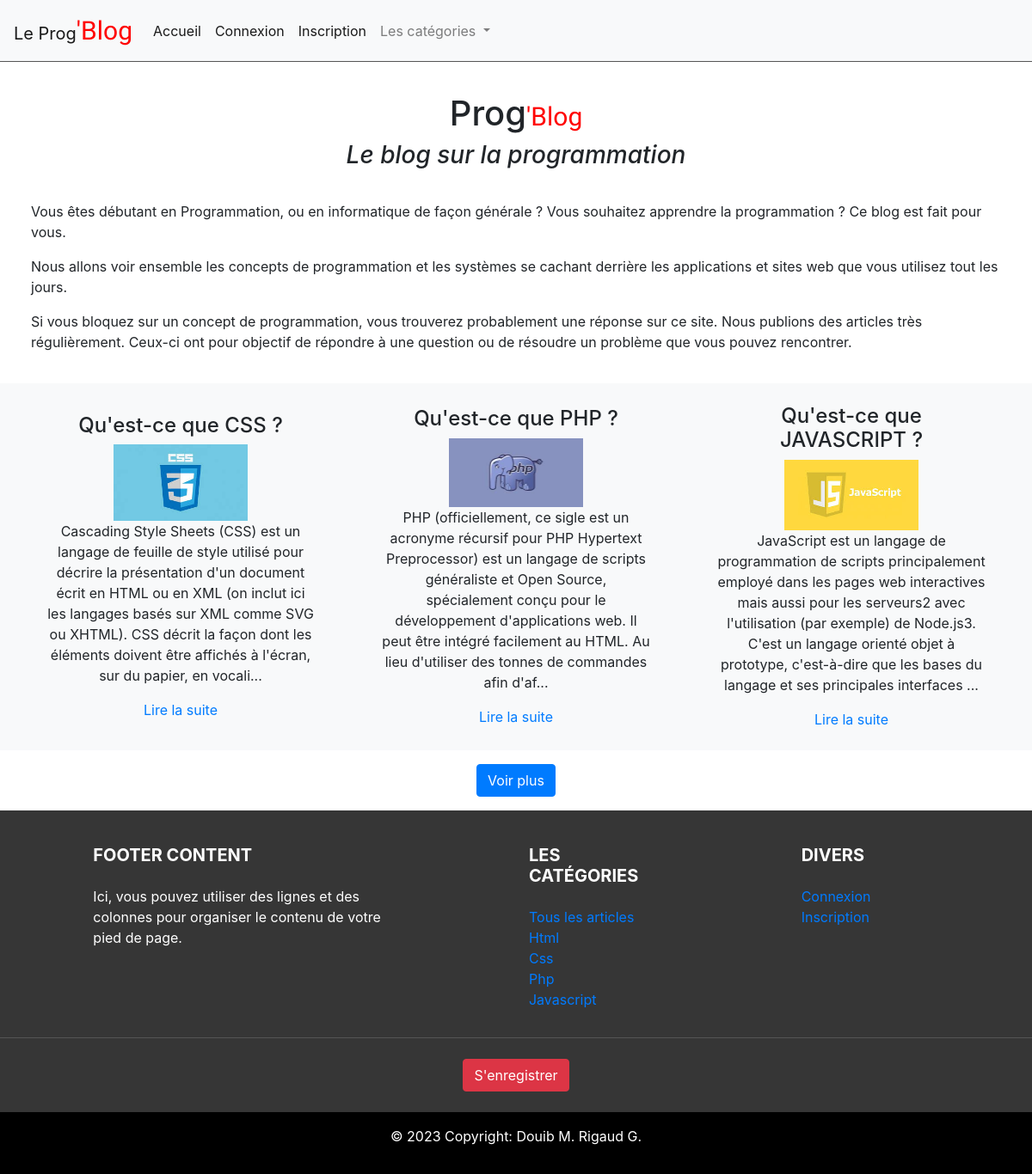
Before: / with the older database file.
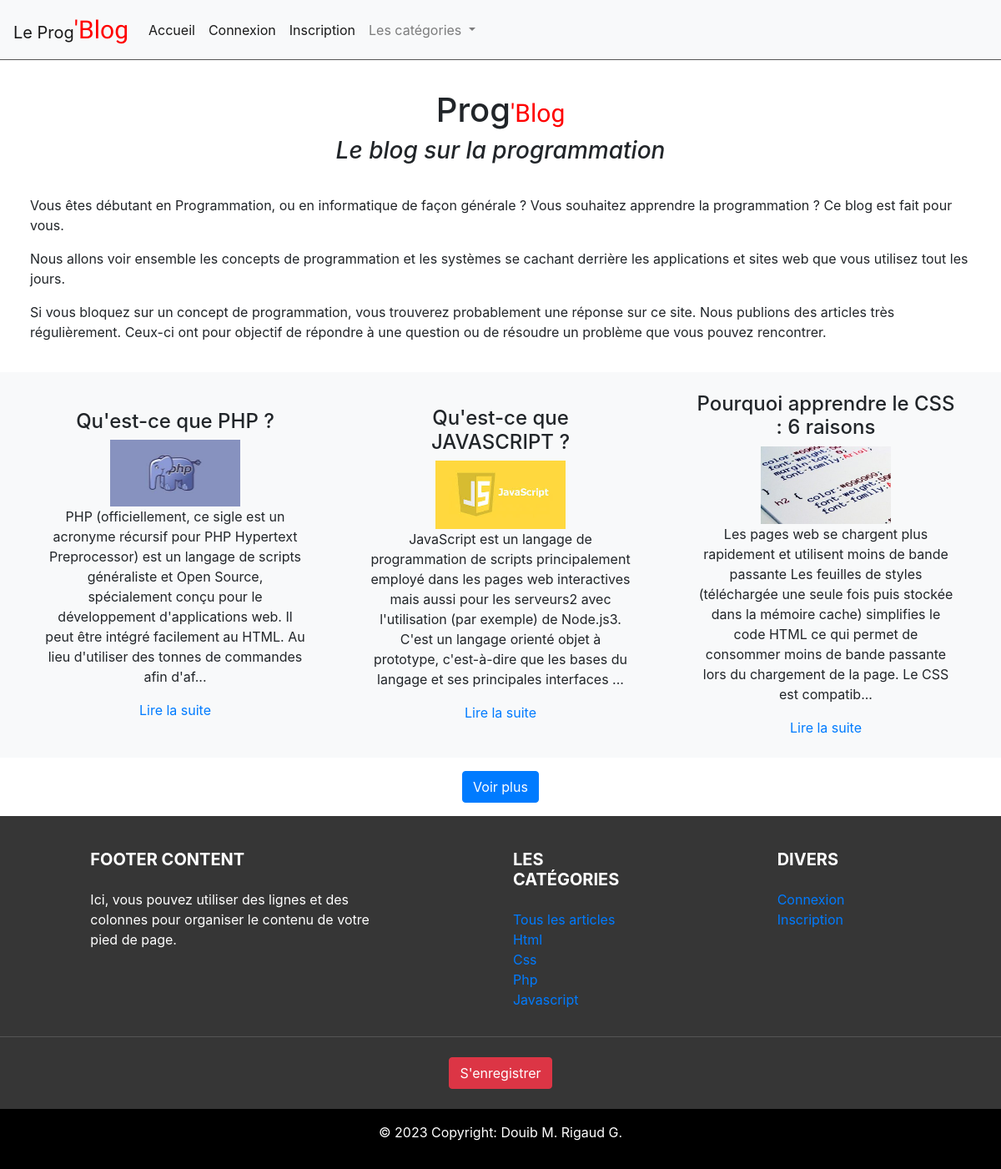
After: the same page with the newer database file.
### tables this page shows
CREATE TABLE IF NOT EXISTS `articles` (
  `id` int(11) NOT NULL AUTO_INCREMENT,
  `titre` varchar(255) NOT NULL,
  `article` text NOT NULL,
  `id_utilisateur` int(11) NOT NULL,
  `id_categorie` int(11) NOT NULL,
  `date` timestamp NOT NULL DEFAULT current_timestamp() ON UPDATE current_timestamp(),
  `image` varchar(255) NOT NULL,
  PRIMARY KEY (`id`),
  KEY `id_categorie` (`id_categorie`)
);

CREATE TABLE IF NOT EXISTS `categories` (
  `id` int(11) NOT NULL AUTO_INCREMENT,
  `nom` varchar(80) NOT NULL,
  PRIMARY KEY (`id`)
);

### php/fonction/fonctions.php (called while the page is built, shortened)
<?php
function recuperation($base,$selection,$table) {
    $requete = $base->prepare("SELECT $selection FROM $table" );
    $requete->execute();
    $resultat = $requete->fetchall();
    return $resultat ;
}
?>

### php/include/connexion.php (called while the page is built)
<?php
require 'php/fonction/fonctions.php';
$bd = connexionPDO();
$categories = recuperation($bd,'*','categories');
?>

### index.php (the view, shortened to what this page needs)
<?php
    require 'php/include/connexion.php';
    $requete_recuperation_articles = $bd->prepare("SELECT * FROM articles ORDER BY `date` DESC LIMIT 3 " );
    $requete_recuperation_articles->execute();
    $resultat_articles = $requete_recuperation_articles->fetchall();
?>
<!DOCTYPE html>
<html lang="fr">
<head>
    <link rel="stylesheet" href="https://maxcdn.bootstrapcdn.com/bootstrap/4.0.0/css/bootstrap.min.css">
    <link href="src/fontello/css/fontello.css" rel="stylesheet">
    <link href="src/css/styles.css" rel="stylesheet">
</head>
<body>
    <header><?php include 'php/include/header.php' ?></header>
    <main>
            <h1 class="titre_h1_index">Prog<span class="titre">'Blog</span></h1>
            <h3 >Le blog sur la programmation</h3>
            <div class="div_index">
                <p>Vous êtes débutant en Programmation, ou en informatique de façon générale ? Vous souhaitez apprendre la programmation ? Ce blog  est fait pour vous.</p>
                <p>Nous allons voir ensemble les concepts de programmation et les systèmes se cachant derrière les applications et sites web que vous utilisez tout les jours.</p>
                <p>Si vous bloquez sur un concept de programmation, vous trouverez probablement une réponse sur ce site. Nous publions des articles très régulièrement. Ceux-ci ont pour objectif de répondre à une question ou de résoudre un problème que vous pouvez rencontrer.</p>
            </div>
            <section class="section_index bg-light" >
                <?php if(isset($resultat_articles)) : ?>
                    <?php for ($i=0 ; $i<COUNT($resultat_articles) ; $i++) :?>
                        <div class="card_index">
                            <h4 ><?= $resultat_articles[$i]['titre'] ?></h4>
                            <img src="php/traitement/upload/<?= $resultat_articles[$i]['image'] ?>" alt="Image de l'article">
                            <p><?= mb_strimwidth($resultat_articles[$i]['article'],0,300,'...') ?></p>
                            <a href="article.php?id=<?= $resultat_articles[$i]['id'] ?>&p=1">Lire la suite</a>
                        </div>
                    <?php endfor ;?>
                <?php endif ;?>
            </section>
            <section id="bouton_index">
                <a href="articles.php" class="btn btn-primary">Voir plus</a>
            </section>
    </main>
    <?php include 'php/include/footer.php' ?>
</body>
</html>

### php/include/footer.php (shortened to what this page needs)
<footer class="page-footer font-small stylish-color-dark pt-4">
  <div class="container text-center text-md-left">
    <div class="row">
      <div class="col-md-4 mx-auto">
        <h5 class="font-weight-bold text-uppercase mt-3 mb-4">Footer Content</h5>
        <p>Ici, vous pouvez utiliser des lignes et des colonnes pour organiser le contenu de votre pied de page. </p>
      </div>
      <div class="col-md-2 mx-auto">
        <h5 class="font-weight-bold text-uppercase mt-3 mb-4">Les catégories</h5>
        <ul class="list-unstyled">
            <li><a href="articles.php">Tous les articles</a></li>
            <?php if (isset($categories)) :?>
                <?php for ($i=0 ; $i<COUNT($categories); $i++) : ?>
                    <li>
                        <a href="articles.php?categorie=<?= $categories[$i]['id']?>&p=1"><?= ucwords(strtolower($categories[$i]['nom'])) ?></a>
                    </li>
                <?php endfor ;?>
            <?php endif ;?>
        </ul>
      </div>
      <div class="col-md-2 mx-auto">
        <h5 class="font-weight-bold text-uppercase mt-3 mb-4">Divers</h5>
        <ul class="list-unstyled">
        <?php if (isset($_SESSION['user']->id)) :?>
          <?php if ($_SESSION['user']->id_droits == 42 || $_SESSION['user']->id_droits == 1337 ) : ?>
              <li>
                <a href="creer-article.php" >Créer un article</a>
              </li>
          <?php endif ;?>
          <?php if ( $_SESSION['user']->id_droits == 1337 ) : ?>
              <li>
                <a href="admin.php" >Espace administrateur</a>
              </li>
          <?php endif ;?>
          <li>
            <a href="profil.php" >Mon compte</a>
          </li>
        <?php else :?>
          <li>
            <a href="connexion.php" >Connexion</a>
          </li>
          <li>
            <a href="inscription.php" >Inscription</a>
          </li>
        <?php endif ;?>
        </ul>
      </div>
    </div>
  </div>
<?php if (!isset($_SESSION['user']->id)) : ?>
  <hr>
  <ul class="list-unstyled list-inline text-center py-2">
    <li class="list-inline-item">
      <a href="inscription.php" class="btn btn-danger btn-rounded">S'enregistrer</a>
    </li>
  </ul>
<?php endif ;?>
  <div class="footer-copyright text-center py-3">
    <p> © 2023 Copyright: Douib M. Rigaud G.</p>
  </div>
</footer>

Changed rows visible on the page:
no longer on this page (row unchanged): articles: titre "Qu'est-ce que CSS ?", image (picture), article "Cascading Style Sheets (CSS) est un langage de feuille de style utilisé pour décrire la présentation d'un document écrit en HTML ou en XML (on inclut ici les langages basés sur XML comme SVG ou XHTML). CSS décrit la façon dont les éléments doivent être affichés à l'écran, sur du papier, en vocali..."
added articles: titre "Pourquoi apprendre le CSS : 6 raisons", image (picture), article "Les pages web se chargent plus rapidement et utilisent moins de bande passante Les feuilles de styles (téléchargée une seule fois puis stockée dans la mémoire cache) simplifies le code HTML ce qui permet de consommer moins de bande passante lors du chargement de la page. Le CSS est compatib..."
